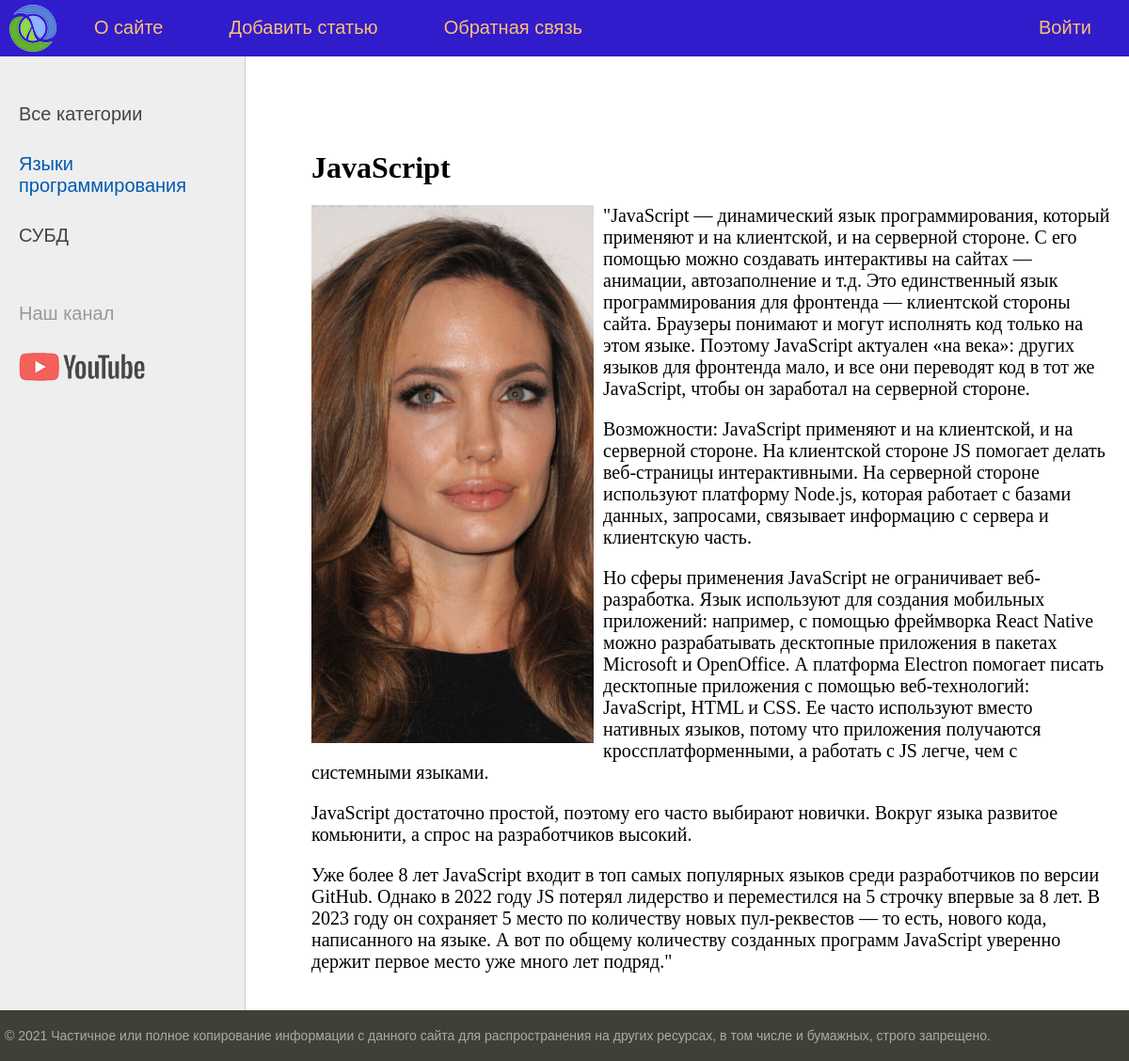
The app's page /post/javascript/ with its own data.
### blog/models.py (models this page shows, shortened)
class Category(models.Model):
    name = models.CharField(max_length=100, db_index=True, verbose_name="Категория")
    slug = models.SlugField(max_length=255, unique=True, db_index=True, verbose_name="URL")
    def get_absolute_url(self):
        return reverse('category', kwargs={'cat_id': self.pk})
    class Meta:
        verbose_name = 'Категория'
        verbose_name_plural = 'Категории'
        ordering = ['id']

class Blog(models.Model):
    title = models.CharField(max_length=255, verbose_name="Заголовок")
    slug = models.SlugField(max_length=255, unique=True, db_index=True, verbose_name="URL")
    content = models.TextField(blank=True, verbose_name="Текст статьи")
    photo = models.ImageField(upload_to="photos/%Y/", verbose_name="Фото") # файлы будем хранить по годам
    time_create = models.DateTimeField(auto_now_add=True, verbose_name="Время создания")
    time_update = models.DateTimeField(auto_now=True, verbose_name="Время изменения")
    is_published = models.BooleanField(default=True, verbose_name="Публикация")
    cat = models.ForeignKey('Category', on_delete=models.PROTECT, verbose_name="Категории")
    class Meta:
        verbose_name = 'Пост'
        verbose_name_plural = 'Мой блог'
        ordering = ['-time_create', 'title']

### blog/views.py (the view)
# urls.py: path('post/<slug:post_slug>/', show_post, name='post'),
def show_post(request, post_slug):
    post = get_object_or_404(Blog, slug=post_slug)
    context = {
        'post': post,
        'menu': menu,
        'title': post.title,
        'cat_selected': 1,
    }
    return render(request, 'blog/post.html', context=context)

### blog/templatetags/blog_tags.py (called while the page is built)
@register.inclusion_tag('blog/list_categories.html')
def show_categories(sort=None, cat_selected=0):
    if not sort:
        cats = Category.objects.all()
    else:
        cats = Category.objects.order_by(sort)
    return {"cats": cats, "cat_selected": cat_selected}

### blog/templates/blog/post.html
{% extends 'blog/base.html' %}
{% block content %}
<h1>{{post.title}}</h1>
{% if post.photo %}
<p><img class="img-article-left" src="{{post.photo.url}}"></p>
{% endif %}
{{post.content|linebreaks}}
{% endblock %}

### blog/templates/blog/list_categories.html
{% for c in cats %}
	{% if c.pk == cat_selected %}
		<li class="selected">{{c.name}}</li>
	{% else %}
		<li><a href="{{ c.get_absolute_url }}">{{c.name}}</a></li>
	{% endif %}
{% endfor %}

### blog/static/blog/css/styles.css (style rules this page uses)
html, body { font-family: 'Arial'; margin: 0; padding: 0; height: 100%; width: 100%; color: #444; }
a { color: #0059b2; text-decoration: none; }
img { max-width: 600px; height: auto; }
img.img-article-left { max-width: 300px; height: auto; float: left; padding: 0 10px 10px 0; }
.left-chapters ul li { margin: 30px 0 0 0; color: #999; }
.left-chapters ul li.selected { color: #0059b2; }
.left-chapters ul li a { color: #444; text-decoration: none; }
.content-text h1 { font-size: 32px; }

### records on screen
Category: name "Языки программирования"
Category: name "СУБД"
Blog: title "JavaScript", photo (picture), content "\"JavaScript — динамический язык программирования, который применяют и на клиентской, и на серверной стороне. С его помощью можно создавать интерактивы на сайтах — анимации, автозаполнение и т.д. Это единственный язык программирования для фронтенда — клиентской стороны сайта. Браузеры понимают и могут исполнять код только на этом языке. Поэтому JavaScript актуален «на века»: других языков для фронтенда мало, и все они переводят код в тот же JavaScript, чтобы он заработал на серверной стороне. Возможности: JavaScript применяют и на клиентской, и на серверной стороне. На клиентской стороне JS помогает делать веб-страницы интерактивными. На серверной стороне используют платформу Node.js,…"

### other values on screen
{{ m.title }} "О сайте" "Добавить статью" "Обратная связь"
{{ m.title }} "Войти"
